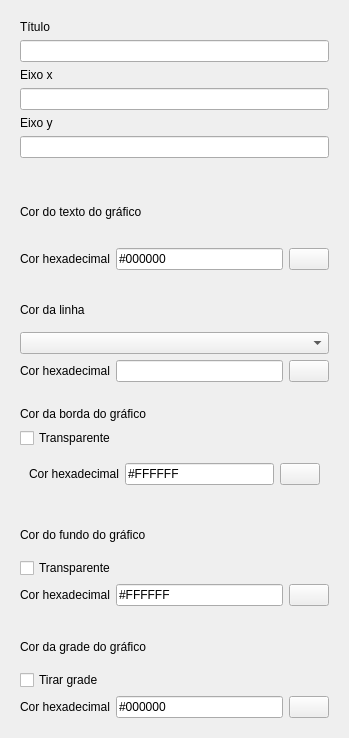
              <widget class="QWidget" name="scrollAreaWidgetContents_2">
               <property name="geometry">
                <rect>
                 <x>0</x>
                 <y>0</y>
                 <width>349</width>
                 <height>738</height>
                </rect>
               </property>
               <layout class="QVBoxLayout" name="verticalLayout_14">
                <item>
                 <widget class="QWidget" name="widget_9" native="true">
                  <layout class="QVBoxLayout" name="verticalLayout">
                   <item>
                    <widget class="QLabel" name="label_46">
                     <property name="text">
                      <string>Título</string>
                     </property>
                    </widget>
                   </item>
                   <item>
                    <widget class="QLineEdit" name="lineEdit"/>
                   </item>
                   <item>
                    <widget class="QLabel" name="label_47">
                     <property name="text">
                      <string>Eixo x</string>
                     </property>
                    </widget>
                   </item>
                   <item>
                    <widget class="QLineEdit" name="lineEdit_2"/>
                   </item>
                   <item>
                    <widget class="QLabel" name="label_48">
                     <property name="text">
                      <string>Eixo y</string>
                     </property>
                    </widget>
                   </item>
                   <item>
                    <widget class="QLineEdit" name="lineEdit_3"/>
                   </item>
                  </layout>
                 </widget>
                </item>
                <item>
                 <widget class="QWidget" name="widget_12" native="true">
                  <layout class="QVBoxLayout" name="verticalLayout_30">
                   <item>
                    <widget class="QLabel" name="label_7">
                     <property name="text">
                      <string>Cor do texto do gráfico</string>
                     </property>
                    </widget>
                   </item>
                   <item>
                    <layout class="QHBoxLayout" name="horizontalLayout_11">
                     <item>
                      <widget class="QLabel" name="label_24">
                       <property name="text">
                        <string>Cor hexadecimal</string>
                       </property>
                      </widget>
                     </item>
                     <item>
                      <widget class="QLineEdit" name="Cor_texto">
                       <property name="text">
                        <string>#000000</string>
                       </property>
                      </widget>
                     </item>
                     <item>
                      <widget class="QPushButton" name="cor_picker_texto">
                       <property name="text">
                        <string/>
                       </property>
                       <property name="icon">
                        <iconset>
                         <normaloff>img/color.png</normaloff>img/color.png</iconset>
                       </property>
                       <property name="checkable">
                        <bool>false</bool>
                       </property>
                       <property name="autoRepeat">
                        <bool>false</bool>
                       </property>
                       <property name="autoExclusive">
                        <bool>false</bool>
                       </property>
                       <property name="autoDefault">
                        <bool>false</bool>
                       </property>
                      </widget>
                     </item>
                    </layout>
                   </item>
                  </layout>
                 </widget>
                </item>
                <item>
                 <widget class="QWidget" name="widget_22" native="true">
                  <layout class="QVBoxLayout" name="verticalLayout_42">
                   <item>
                    <widget class="QLabel" name="label_42">
                     <property name="text">
                      <string>Cor da linha</string>
                     </property>
                    </widget>
                   </item>
                   <item>
                    <widget class="QComboBox" name="comboBox">
                     <property name="editable">
                      <bool>false</bool>
                     </property>
                    </widget>
                   </item>
                   <item>
                    <layout class="QHBoxLayout" name="horizontalLayout_25">
                     <item>
                      <widget class="QLabel" name="label_52">
                       <property name="text">
                        <string>Cor hexadecimal</string>
                       </property>
                      </widget>
                     </item>
                     <item>
                      <widget class="QLineEdit" name="Cor_linha">
                       <property name="text">
                        <string/>
                       </property>
                      </widget>
                     </item>
                     <item>
                      <widget class="QPushButton" name="cor_picker_linha">
                       <property name="text">
                        <string/>
                       </property>
                       <property name="icon">
                        <iconset>
                         <normaloff>img/color.png</normaloff>img/color.png</iconset>
                       </property>
                       <property name="checkable">
                        <bool>false</bool>
                       </property>
                       <property name="autoRepeat">
                        <bool>false</bool>
                       </property>
                       <property name="autoExclusive">
                        <bool>false</bool>
                       </property>
                       <property name="autoDefault">
                        <bool>false</bool>
                       </property>
                      </widget>
                     </item>
                    </layout>
                   </item>
                  </layout>
                 </widget>
                </item>
                <item>
                 <widget class="QWidget" name="widget_10" native="true">
                  <layout class="QVBoxLayout" name="verticalLayout_27">
                   <item>
                    <widget class="QLabel" name="label_5">
                     <property name="text">
                      <string>Cor da borda do gráfico</string>
                     </property>
                    </widget>
                   </item>
                   <item>
                    <widget class="QCheckBox" name="checkBox_2">
                     <property name="text">
                      <string>Transparente</string>
                     </property>
                    </widget>
                   </item>
                   <item>
                    <widget class="QWidget" name="widget_23" native="true">
                     <layout class="QHBoxLayout" name="horizontalLayout_8">
                      <item>
                       <widget class="QLabel" name="label_22">
                        <property name="text">
                         <string>Cor hexadecimal</string>
                        </property>
                       </widget>
                      </item>
                      <item>
                       <widget class="QLineEdit" name="Cor_borda">
                        <property name="text">
                         <string>#FFFFFF</string>
                        </property>
                       </widget>
                      </item>
                      <item>
                       <widget class="QPushButton" name="cor_picker_borda">
                        <property name="text">
                         <string/>
                        </property>
                        <property name="icon">
                         <iconset>
                          <normaloff>img/color.png</normaloff>img/color.png</iconset>
                        </property>
                        <property name="checkable">
                         <bool>false</bool>
                        </property>
                        <property name="autoRepeat">
                         <bool>false</bool>
                        </property>
                        <property name="autoExclusive">
                         <bool>false</bool>
                        </property>
                        <property name="autoDefault">
                         <bool>false</bool>
                        </property>
                       </widget>
                      </item>
                     </layout>
                    </widget>
                   </item>
                  </layout>
                 </widget>
                </item>
                <item>
                 <widget class="QWidget" name="widget_11" native="true">
                  <layout class="QVBoxLayout" name="verticalLayout_29">
                   <item>
                    <widget class="QLabel" name="label_6">
                     <property name="text">
                      <string>Cor do fundo do gráfico</string>
                     </property>
                    </widget>
                   </item>
                   <item>
                    <widget class="QCheckBox" name="checkBox_3">
                     <property name="text">
                      <string>Transparente</string>
                     </property>
                    </widget>
                   </item>
                   <item>
                    <layout class="QHBoxLayout" name="horizontalLayout_10">
                     <item>
                      <widget class="QLabel" name="label_23">
                       <property name="text">
                        <string>Cor hexadecimal</string>
                       </property>
                      </widget>
                     </item>
                     <item>
                      <widget class="QLineEdit" name="Cor_fundo">
                       <property name="text">
                        <string>#FFFFFF</string>
                       </property>
                      </widget>
                     </item>
                     <item>
                      <widget class="QPushButton" name="cor_picker_fundo">
                       <property name="text">
                        <string/>
                       </property>
                       <property name="icon">
                        <iconset>
                         <normaloff>img/color.png</normaloff>img/color.png</iconset>
                       </property>
                       <property name="checkable">
                        <bool>false</bool>
                       </property>
                       <property name="autoRepeat">
                        <bool>false</bool>
                       </property>
                       <property name="autoExclusive">
                        <bool>false</bool>
                       </property>
                       <property name="autoDefault">
                        <bool>false</bool>
                       </property>
                      </widget>
                     </item>
                    </layout>
                   </item>
                  </layout>
                 </widget>
                </item>
                <item>
                 <widget class="QWidget" name="widget_13" native="true">
                  <layout class="QVBoxLayout" name="verticalLayout_32">
                   <item>
                    <widget class="QLabel" name="label_26">
                     <property name="text">
                      <string>Cor da grade do gráfico</string>
                     </property>
                    </widget>
                   </item>
                   <item>
                    <widget class="QCheckBox" name="checkBox_6">
                     <property name="text">
                      <string>Tirar grade</string>
                     </property>
                    </widget>
                   </item>
                   <item>
                    <layout class="QHBoxLayout" name="horizontalLayout_16">
                     <item>
                      <widget class="QLabel" name="label_27">
                       <property name="text">
                        <string>Cor hexadecimal</string>
                       </property>
                      </widget>
                     </item>
                     <item>
                      <widget class="QLineEdit" name="Cor_grade">
                       <property name="text">
                        <string>#000000</string>
                       </property>
                      </widget>
                     </item>
                     <item>
                      <widget class="QPushButton" name="cor_picker_grade">
                       <property name="text">
                        <string/>
                       </property>
                       <property name="icon">
                        <iconset>
                         <normaloff>img/color.png</normaloff>img/color.png</iconset>
                       </property>
                       <property name="checkable">
                        <bool>false</bool>
                       </property>
                       <property name="autoRepeat">
                        <bool>false</bool>
                       </property>
                       <property name="autoExclusive">
                        <bool>false</bool>
                       </property>
                       <property name="autoDefault">
                        <bool>false</bool>
                       </property>
                      </widget>
                     </item>
                    </layout>
                   </item>
                  </layout>
                 </widget>
                </item>
               </layout>
              </widget>
